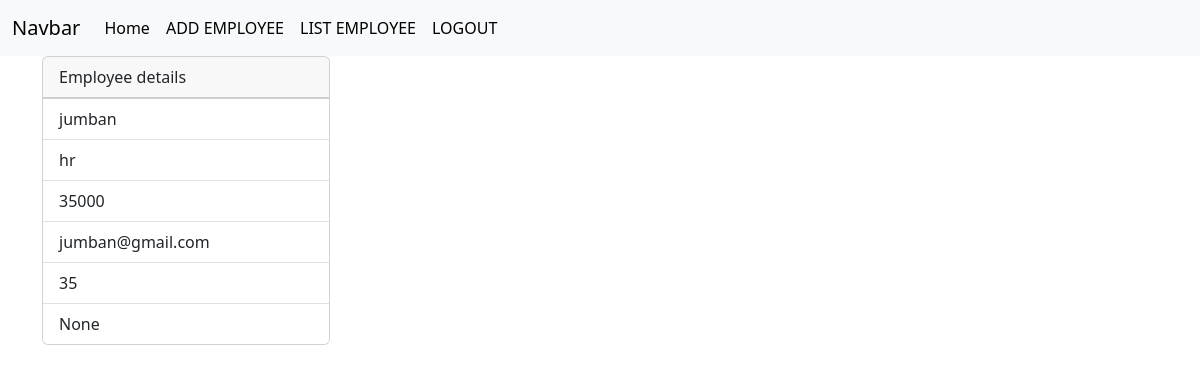
Page /employees/13/ (signed in) on the committed database.
### crm/models.py (models this page shows, shortened)
class Employees(models.Model):
    name=models.CharField(max_length=100)
    department=models.CharField(max_length=100)
    salary=models.PositiveIntegerField()
    email=models.EmailField(unique=True)
    age=models.PositiveIntegerField()
    contact=models.CharField(max_length=200,null=True)
    profile_pic=models.ImageField(upload_to="images",null=True)
    dob=models.DateField(null=True,blank=True)

### crm/views.py (the view)
# urls.py: path("employees/<int:pk>/",views.EmployeeDetailView.as_view(),name="emp-details"),
@method_decorator(signin_required,name="dispatch")
class EmployeeDetailView(View):
    def get(self,request,*args,**kwargs):
        id=kwargs.get("pk") #{pk:kwargs} id that we give will be stored in kwargs as dictionary
        qs=Employees.objects.get(id=id)
        return render (request,"emp_detail.html",{"data":qs})

### crm/views.py (called while the page is built)
def signin_required(fn):                                             #decorat0rs
    def wrapper(request,*args,**kwargs):
        if not request.user.is_authenticated:
            messages.error(request,"invalid session")
            return redirect("signin")
        else:
            return fn(request,*args,**kwargs)
    return wrapper

### crm/templates/emp_detail.html (shortened to what this page needs)
{%extends 'base.html'%}
{%block body_block%}
<div class="container">
  <div>
    <div class="card" style="width: 18rem;">
      <div class="card-header">
        Employee details
      </div>
      <ul class="list-group list-group-flush">
        <li class="list-group-item">{{data.name}}</li>
        <li class="list-group-item">{{data.department}}</li>
        <li class="list-group-item">{{data.salary}}</li>
        <li class="list-group-item">{{data.email}}</li>
        <li class="list-group-item">{{data.age}}</li>
        <li class="list-group-item">{{data.contact}}</li>
      </ul>
    </div>
  </div>
</div>
{%endblock%}

### rows in the picture
Employees: name "jumban", department "hr", salary "35000", email "jumban@gmail.com", age "35", contact "None"
